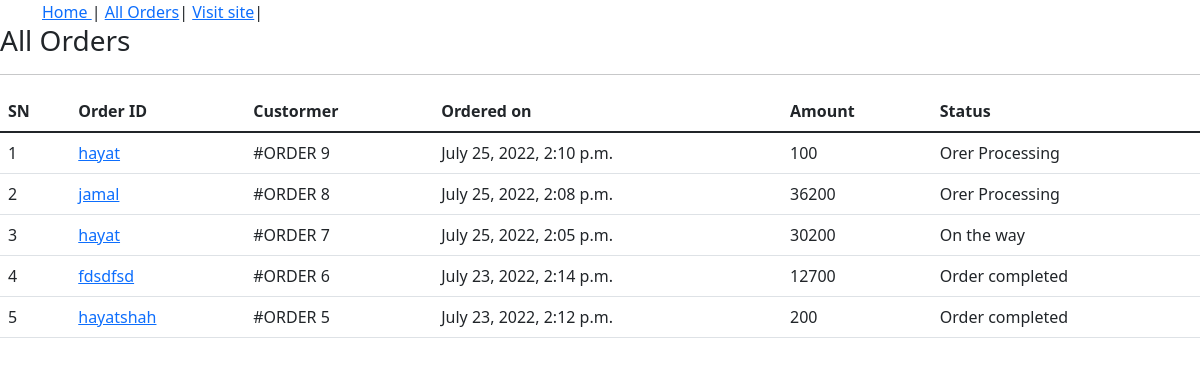
The app's page /admin-all-orders/ (signed in) with its own data.
### ecomapp/models.py (models this page shows, shortened)
class Order (models.Model):
    cart=models.OneToOneField(Cart, on_delete=models.CASCADE)
    ordered_by=models.CharField(max_length=200)
    shipping_address=models.CharField(max_length=200)
    mobile=models.CharField(max_length=10)
    email=models.EmailField(null=True, blank=True)
    subtotal=models.PositiveBigIntegerField()
    discount=models.PositiveBigIntegerField()
    total=models.PositiveBigIntegerField()
    order_status=models.CharField(max_length=50, choices=ORDER_STATUS)
    created_at=models.DateTimeField(auto_now_add=True)
    payment_method=models.CharField(max_length=20, choices=METHOD, default="Cash on Delivery")
    payment_completed=models.BooleanField(default=False, null=True, blank=True)

### ecomapp/views.py (the view)
# urls.py: path("admin-all-orders/", AdminOrderListView.as_view(), name="adminorderlist"),
class AdminOrderListView(AdminRequiredMixin, ListView):
     template_name="adminpages/adminorderlist.html"
     queryset=Order.objects.all().order_by("-id")
     context_object_name="allorders"

### ecomapp/views.py (called while the page is built)
    def dispatch(self,request, *args, **kwargs):
        if request.user.is_authenticated and Admin.objects.filter(user=request.user).exists():
            pass
        else:
            return redirect("admin-login/")
        return super().dispatch(request, *args, **kwargs)

### templates/adminpages/adminorderlist.html (shortened to what this page needs)
{% extends 'adminpages/adminbase.html'%}
{% block content %}
<div class="content">
    <div class="col-md-12">
        <h3> All Orders</h3><hr>
        <table class="table">
            <thead>
                <tr>
                    <th>  SN</th>
                    <th> Order ID</th>
                    <th> Custormer </th>
                    <th> Ordered on </th>
                    <th> Amount </th>
                    <th> Status </th>
                </tr>
            </thead>
            <tbody>
                {% for order in allorders  %}
                <tr>
                    <td> {{forloop.counter}}</td>
                    <td> <a href="{% url 'ecomapp:adminorderdetail' order.id%}">{{order.ordered_by}}</a></td>
                    <td>#ORDER {{order.id}}</td>
                    <td> {{order.created_at}}</td>
                    <td> {{order.total}}</td>
                    <td> {{order.order_status}}
                </tr>
                {% endfor %}
            </tbody>
        </table>
    </div>
</div>
{% endblock %}

### records on screen
Order: ordered_by "hayat", id "9", created_at "July 25, 2022, 2:10 p.m.", total "100", order_status "Orer Processing"
Order: ordered_by "jamal", id "8", created_at "July 25, 2022, 2:08 p.m.", total "36200", order_status "Orer Processing"
Order: ordered_by "hayat", id "7", created_at "July 25, 2022, 2:05 p.m.", total "30200", order_status "On the way"
Order: ordered_by "fdsdfsd", id "6", created_at "July 23, 2022, 2:14 p.m.", total "12700", order_status "Order completed"
Order: ordered_by "hayatshah", id "5", created_at "July 23, 2022, 2:12 p.m.", total "200", order_status "Order completed"
